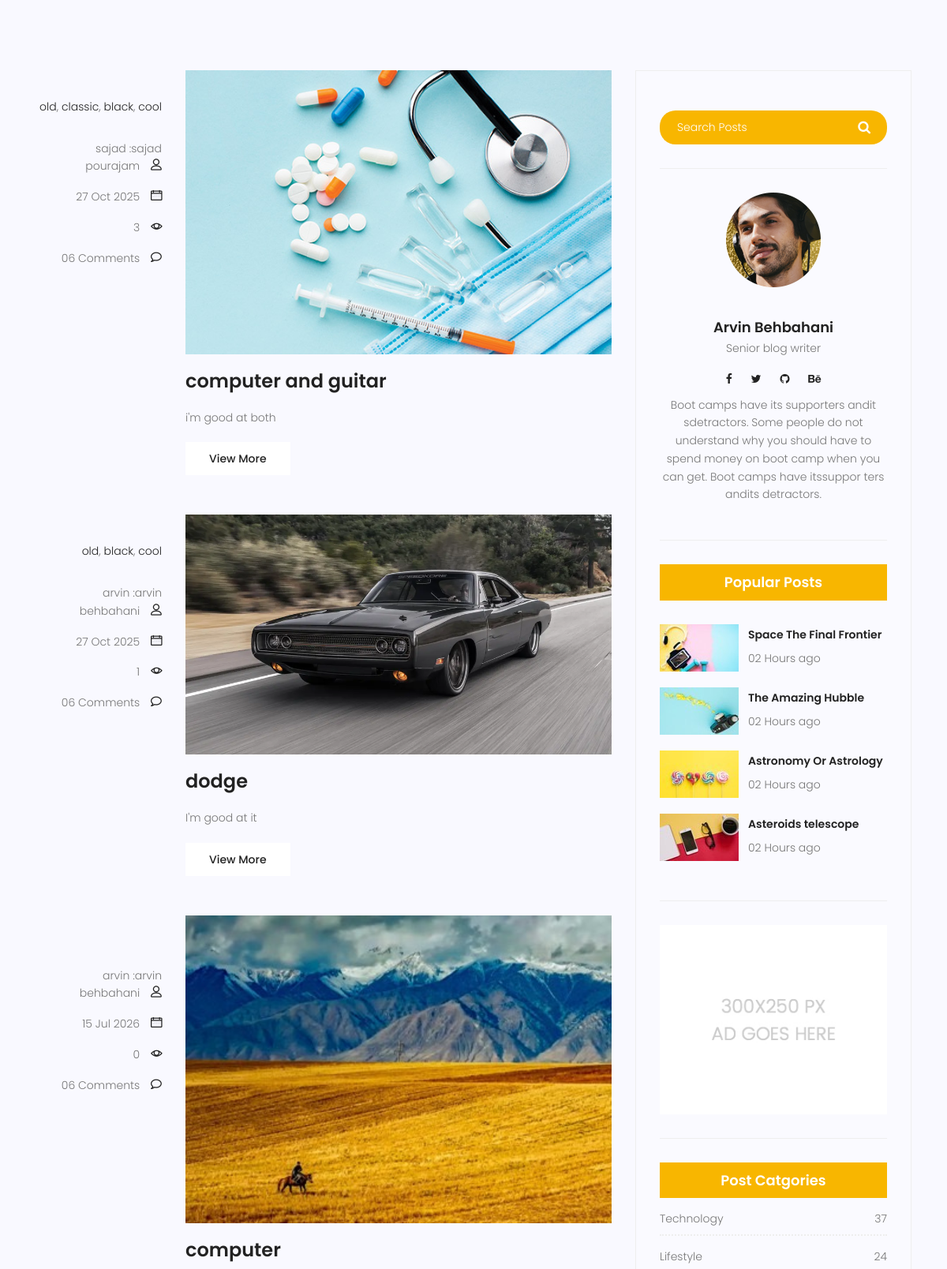
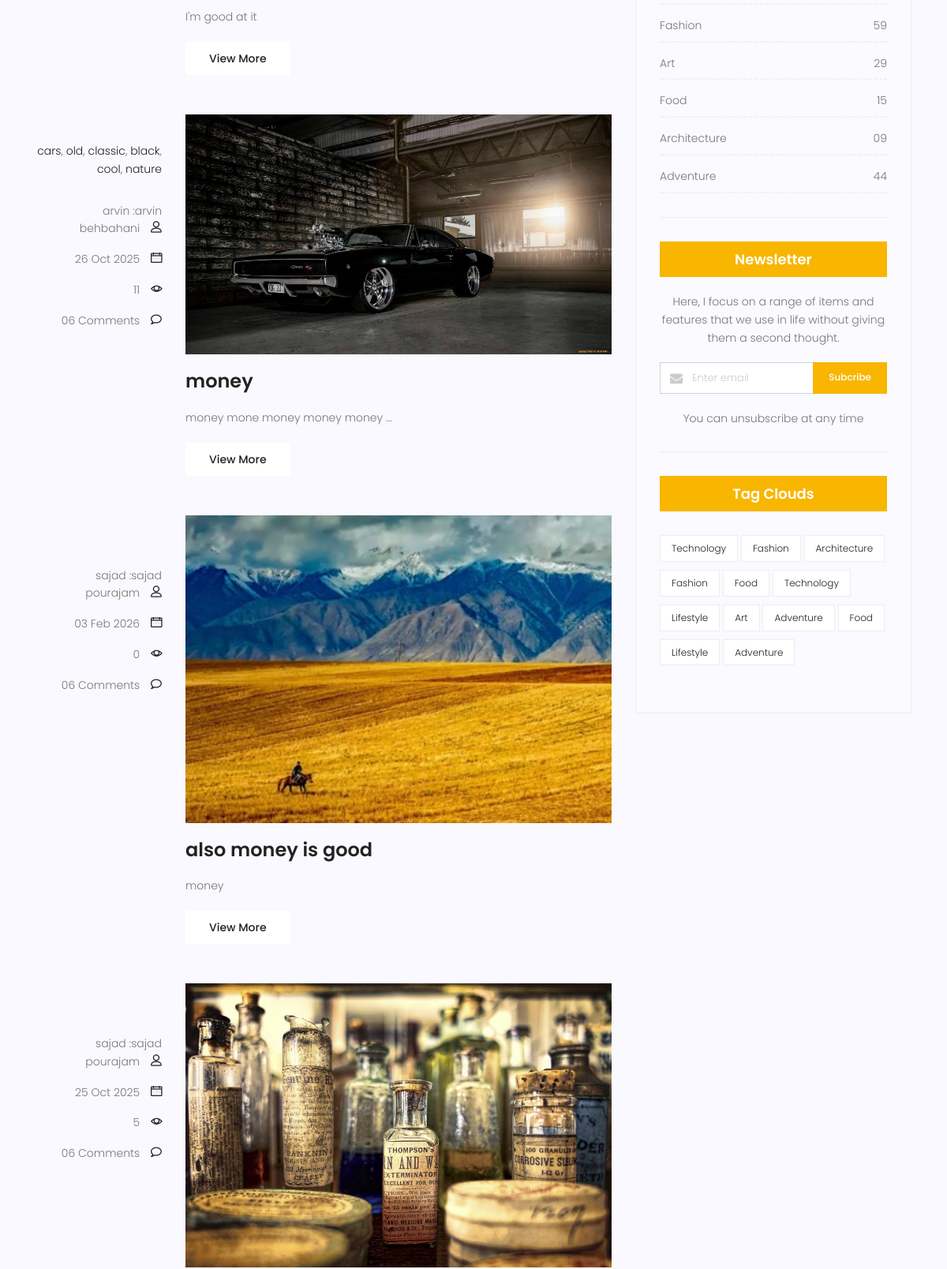
/blog/ (middle part), run on an earlier commit of the app's database (2 pictures, top to bottom).
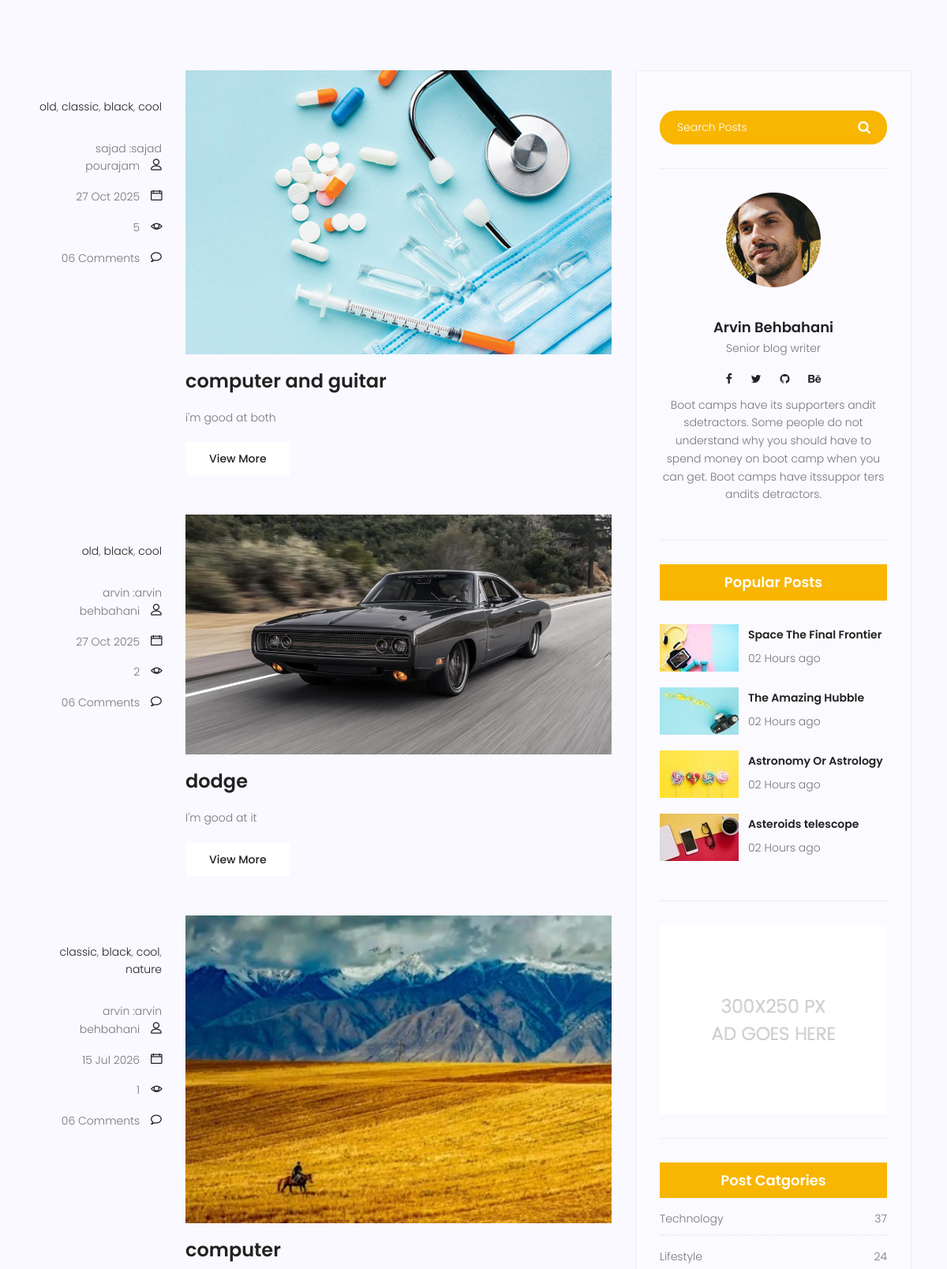
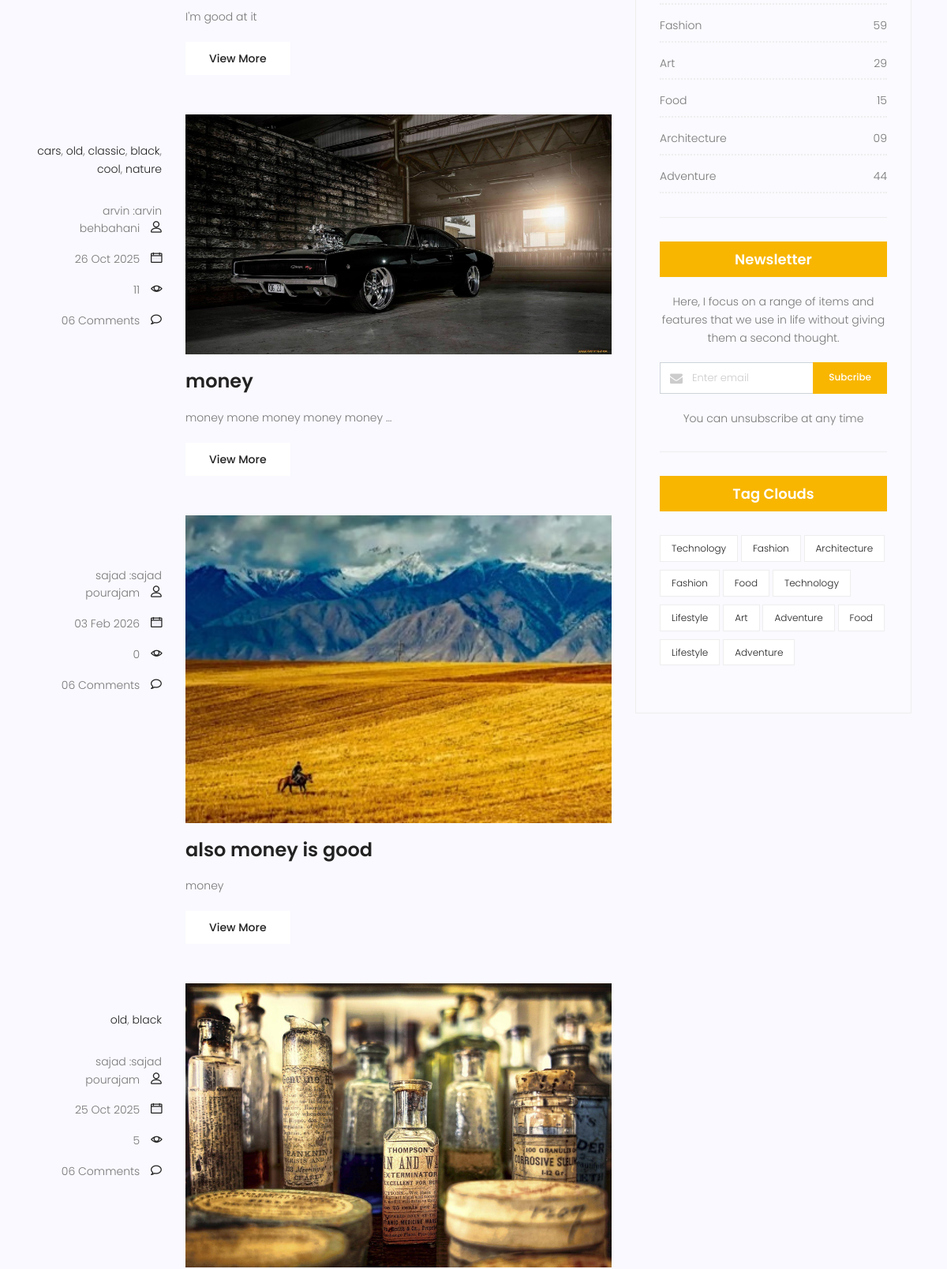
And on a later commit of the database (2 pictures, top to bottom).
### blog/models.py (models this page shows, shortened)
class Category(models.Model):
    category_type = models.CharField(max_length=100)

class Post(models.Model):
    image = models.ImageField(upload_to="blog/", default="blog/default.jpg")
    author = models.ForeignKey(User, on_delete=models.SET_NULL, null=True)
    category = models.ManyToManyField(Category)
    title = models.CharField(max_length=255)
    content = models.TextField()
    status = models.BooleanField(default=False)
    counted_views = models.IntegerField(default=0)
    published_date = models.DateTimeField(null=True)
    created_time = models.DateTimeField(auto_now_add=True)
    updated_time = models.DateTimeField(auto_now=True)
    slug = models.SlugField(null=True)
    class Meta:
        ordering = ["-created_time"]
    def __str__(self):
        return f"{self.id}, {self.title}"

### blog/views.py (the view)
# urls.py: path("", home_view, name="home"),
def home_view(request):
    Post.objects.filter(
        published_date__lte=timezone.now()).update(status=1)
    published_posts = Post.objects.filter(status=1)
    published_posts_dict = {"published_posts": published_posts}
    return render(request, "travelista/blog/blog-home.html", published_posts_dict)

### templates/travelista/blog/blog-home.html (shortened to what this page needs)
{% extends "base.html" %}
{% load static %}
{% block container %}
<section class="top-category-widget-area pt-90 pb-90 ">
</section>
<section class="post-content-area">
	<div class="container">
		<div class="row">
			<div class="col-lg-8 posts-list">
				{% for post in published_posts %}
				<div class="single-post row">
					<div class="col-lg-3  col-md-3 meta-details">
						<ul class="tags">
							{% for cat in post.category.all %}
							{% if forloop.last %}
							<li><a href="#">{{cat.category_type}}</a></li>
							{% else %}
							<li><a href="#">{{cat.category_type}}</a></li>,
							{% endif %}
							{% endfor %}
						</ul>
						<div class="user-details row">
							<p class="user-name col-lg-12 col-md-12 col-6"><a href="#">{{post.author.first_name}}
									:{{post.author.get_full_name}}</a>
								<span class="lnr lnr-user"></span>
							</p>
							<p class="date col-lg-12 col-md-12 col-6"><a href="#">{{post.published_date|date:"d M Y"}}
								</a> <span class="lnr lnr-calendar-full"></span></p>
							<p class="view col-lg-12 col-md-12 col-6"><a href="#">{{post.counted_views}}</a> <span
									class="lnr lnr-eye"></span></p>
							<p class="comments col-lg-12 col-md-12 col-6"><a href="#">06 Comments</a> <span
									class="lnr lnr-bubble"></span></p>
						</div>
					</div>
					<div class="col-lg-9 col-md-9 ">
						<div class="feature-img">
							<img class="img-fluid" src="{{post.image.url}}" alt="">
						</div>
						<a class="posts-title" href="{% url 'blog:single' post.slug post.id %}">
							<h3>{{post.title}}</h3>
						</a>
						<p class="excert">
							{{post.content|truncatewords:5}}
						</p>
						<a href="{% url 'blog:single' slug=post.slug post_id=post.id %}" class="primary-btn">View
							More</a>
					</div>
				</div>
				{% endfor %}
			</div>
			<div class="col-lg-4 sidebar-widgets">
				<div class="widget-wrap">
					<div class="single-sidebar-widget search-widget">
						<form class="search-form" action="#">
							<input placeholder="Search Posts" name="search" type="text" onfocus="this.placeholder = ''"
								onblur="this.placeholder = 'Search Posts'">
							<button type="submit"><i class="fa fa-search"></i></button>
						</form>
					</div>
					{% include 'travelista/blog/writer_info.html' %}
					{% include 'travelista/blog/popular_posts.html' %}
					<div class="single-sidebar-widget ads-widget">
						<a href="#"><img class="img-fluid" src="{% static 'img/blog/ads-banner.jpg' %}" alt=""></a>
					</div>
					<div class="single-sidebar-widget post-category-widget">
						<h4 class="category-title">Post Catgories</h4>
						<ul class="cat-list">
							<li>
								<a href="#" class="d-flex justify-content-between">
									<p>Technology</p>
									<p>37</p>
								</a>
							</li>
							<li>
								<a href="#" class="d-flex justify-content-between">
									<p>Lifestyle</p>
									<p>24</p>
								</a>
							</li>
							<li>
								<a href="#" class="d-flex justify-content-between">
									<p>Fashion</p>
									<p>59</p>
								</a>
							</li>
							<li>
								<a href="#" class="d-flex justify-content-between">
									<p>Art</p>
									<p>29</p>
								</a>
							</li>
							<li>
								<a href="#" class="d-flex justify-content-between">
									<p>Food</p>
									<p>15</p>
								</a>
							</li>
							<li>
								<a href="#" class="d-flex justify-content-between">
									<p>Architecture</p>
									<p>09</p>
								</a>
							</li>
							<li>
								<a href="#" class="d-flex justify-content-between">
									<p>Adventure</p>
									<p>44</p>
								</a>
							</li>
						</ul>
					</div>
					<div class="single-sidebar-widget newsletter-widget">
						<h4 class="newsletter-title">Newsletter</h4>
						<p>
							Here, I focus on a range of items and features that we use in life without
							giving them a second thought.
						</p>
						<div class="form-group d-flex flex-row">
							<div class="col-autos">
								<div class="input-group">
									<div class="input-group-prepend">
										<div class="input-group-text"><i class="fa fa-envelope" aria-hidden="true"></i>
										</div>
									</div>
									<input type="text" class="form-control" id="inlineFormInputGroup"
										placeholder="Enter email" onfocus="this.placeholder = ''"
										onblur="this.placeholder = 'Enter email'">
								</div>
							</div>
							<a href="#" class="bbtns">Subcribe</a>
						</div>
						<p class="text-bottom">
							You can unsubscribe at any time
						</p>
					</div>
					<div class="single-sidebar-widget tag-cloud-widget">
						<h4 class="tagcloud-title">Tag Clouds</h4>
						<ul>
							<li><a href="#">Technology</a></li>
							<li><a href="#">Fashion</a></li>
							<li><a href="#">Architecture</a></li>
							<li><a href="#">Fashion</a></li>
							<li><a href="#">Food</a></li>
							<li><a href="#">Technology</a></li>
							<li><a href="#">Lifestyle</a></li>
							<li><a href="#">Art</a></li>
							<li><a href="#">Adventure</a></li>
							<li><a href="#">Food</a></li>
							<li><a href="#">Lifestyle</a></li>
							<li><a href="#">Adventure</a></li>
						</ul>
					</div>
				</div>
			</div>
		</div>
	</div>
</section>
{% endblock %}

### templates/base.html (shortened to what this page needs)
{% load static %}
<!DOCTYPE html>
<html lang="zxx" class="no-js">
<head>
    <link rel="stylesheet" href="{% static 'css/linearicons.css' %}">
    <link rel="stylesheet" href="{% static 'css/font-awesome.min.css' %}">
    <link rel="stylesheet" href="{% static 'css/bootstrap.css' %}">
    <link rel="stylesheet" href="{% static 'css/magnific-popup.css' %}">
    <link rel="stylesheet" href="{% static 'css/jquery-ui.css' %}">
    <link rel="stylesheet" href="{% static 'css/nice-select.css' %}">
    <link rel="stylesheet" href="{% static 'css/animate.min.css' %}">
    <link rel="stylesheet" href="{% static 'css/owl.carousel.css' %}">
    <link rel="stylesheet" href="{% static 'css/main.css' %}">
</head>
<body>
    {% block container %}
    {% endblock container %}
</body>
</html>

### templates/travelista/blog/writer_info.html
{% load static %}
<div class="single-sidebar-widget user-info-widget">
    <img src="{% static 'img/blog/user-info.png' %}" alt="">
    <a href="#">
        <h4>Arvin Behbahani</h4>
    </a>
    <p>
        Senior blog writer
    </p>
    <ul class="social-links">
        <li><a href="#"><i class="fa fa-facebook"></i></a></li>
        <li><a href="#"><i class="fa fa-twitter"></i></a></li>
        <li><a href="#"><i class="fa fa-github"></i></a></li>
        <li><a href="#"><i class="fa fa-behance"></i></a></li>
    </ul>
    <p>
        Boot camps have its supporters andit sdetractors. Some people do not understand why you
        should have to spend money on boot camp when you can get. Boot camps have itssuppor ters
        andits detractors.
    </p>
</div>

### templates/travelista/blog/popular_posts.html
{% load static %}
{% load blog_tags %}
<div class="single-sidebar-widget popular-post-widget">
    <h4 class="popular-title">Popular Posts</h4>
    <div class="popular-post-list">
        <div class="single-post-list d-flex flex-row align-items-center">
            <div class="thumb">
                <img class="img-fluid" src="{% static 'img/blog/pp1.jpg' %}" alt="">
            </div>
            <div class="details">
                <a href="blog-single.html">
                    <h6>Space The Final Frontier</h6>
                </a>
                <p>02 Hours ago</p>
            </div>
        </div>
        <div class="single-post-list d-flex flex-row align-items-center">
            <div class="thumb">
                <img class="img-fluid" src="{% static 'img/blog/pp2.jpg' %}" alt="">
            </div>
            <div class="details">
                <a href="blog-single.html">
                    <h6>The Amazing Hubble</h6>
                </a>
                <p>02 Hours ago</p>
            </div>
        </div>
        <div class="single-post-list d-flex flex-row align-items-center">
            <div class="thumb">
                <img class="img-fluid" src="{% static 'img/blog/pp3.jpg' %}" alt="">
            </div>
            <div class="details">
                <a href="blog-single.html">
                    <h6>Astronomy Or Astrology</h6>
                </a>
                <p>02 Hours ago</p>
            </div>
        </div>
        <div class="single-post-list d-flex flex-row align-items-center">
            <div class="thumb">
                <img class="img-fluid" src="{% static 'img/blog/pp4.jpg' %}" alt="">
            </div>
            <div class="details">
                <a href="blog-single.html">
                    <h6>Asteroids telescope</h6>
                </a>
                <p>02 Hours ago</p>
            </div>
        </div>
    </div>
</div>

What changed in the data, as far as the page shows it:
changed Post "computer and guitar": counted_views "3" → "5"
changed Post "dodge": counted_views "1" → "2"
changed Post "computer": gains Category (category_type "classic"); gains Category (category_type "black"); gains Category (category_type "cool"); gains Category (category_type "nature"); counted_views "0" → "1"
changed Post "25 Oct 2025": gains Category (category_type "old"); gains Category (category_type "black")
